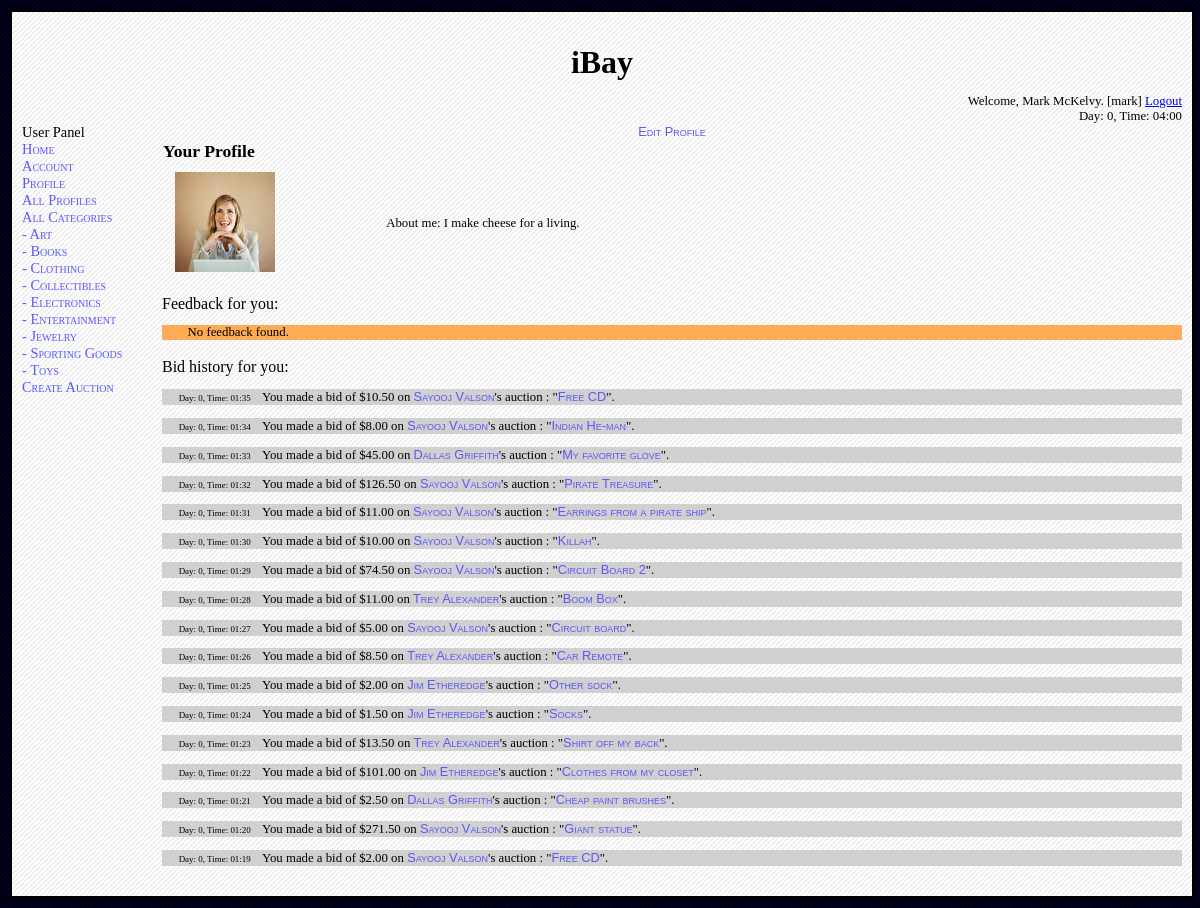
The app's page /source/profile.php (signed in) with its own data.
### tables this page shows
CREATE TABLE `user` (
  `username` varchar(50) NOT NULL default '',
  `password` varchar(50) default NULL,
  `is_admin` tinyint(1) default NULL,
  `realname` varchar(100) default NULL,
  `birth_date` varchar(10) default NULL,
  `shipping_street` varchar(100) default NULL,
  `shipping_city` varchar(50) default NULL,
  `shipping_state` varchar(25) default NULL,
  `shipping_zip` varchar(10) default NULL,
  `phone` varchar(12) default NULL,
  `email` varchar(50) default NULL,
  `card_type` varchar(20) default NULL,
  `card_number` varchar(16) default NULL,
  `card_expire` varchar(5) default NULL,
  `picture` varchar(100) default NULL,
  `description` varchar(250) default NULL,
  PRIMARY KEY  (`username`)
);

CREATE TABLE `bids_on` (
  `username` varchar(50) NOT NULL default '',
  `item_title` varchar(50) NOT NULL default '',
  `item_seller` varchar(50) NOT NULL default '',
  `item_category` varchar(30) NOT NULL default '',
  `item_end_day` int(5) NOT NULL default '0',
  `item_end_hour` int(2) NOT NULL default '0',
  `item_end_minute` int(2) NOT NULL default '0',
  `bid_day` int(5) NOT NULL default '0',
  `bid_hour` int(2) NOT NULL default '0',
  `bid_minute` int(2) NOT NULL default '0',
  `bid_amount` float(7,2) default NULL,
  `display_notification` char(1) default NULL,
  PRIMARY KEY  (`username`,`item_title`,`item_seller`,`item_category`,`item_end_day`,`item_end_hour`,`item_end_minute`,`bid_day`,`bid_hour`,`bid_minute`),
  KEY `item_title` (`item_title`),
  KEY `item_seller` (`item_seller`),
  KEY `item_category` (`item_category`),
  KEY `item_end_day` (`item_end_day`),
  KEY `item_end_hour` (`item_end_hour`),
  KEY `item_end_minute` (`item_end_minute`)
);

### source/dbinfo.php (called while the page is built, shortened)
<?php
class dbinfo_t
{
	var $debug;
	function init ()
	{
		$this->debug = true;
	}
	function query ($q)
	{
		if ($this->debug)
			$result = mysql_query ($q) or die ('BAD QUERY: '.mysql_error ());
		else
			$result = mysql_query ($q);
		return $result;
	}
	function logged_in ()
	{
		return isset ($_SESSION) && isset ($_SESSION['Username']);
	}
	function is_admin ()
	{
		return $this->logged_in () && $_SESSION['Admin'] == 1;
	}
	function username ()
	{
		return $_SESSION['Username'];
	}
	function day ()
	{
		return $_SESSION['Day'];
	}
	function hour ()
	{
		return $_SESSION['Hour'];
	}
	function minute ()
	{
		return $_SESSION['Minute'];
	}
	function get_realname ($username)
	{
		$result = $this->query ("select realname from user where username = '$username'");
		if (mysql_num_rows ($result) == 0)
			return "ERROR";
		else
		{
			$row = mysql_fetch_assoc ($result);
			return $row['realname'];
		}
	}
	function get_userdesc ($username)
	{
		$result = $this->query ("select description from user where username =  '$username'");
		$row = mysql_fetch_assoc ($result);
		return $row['description'];
	}
	function get_picture ($username)
	{
		$result = $this->query ("select picture from user where username = '$username'");
		$row = mysql_fetch_assoc ($result);
		return $row['picture'];
	}
}
?>

### source/profile.php (the view, shortened to what this page needs)
<?php
include_once ("common.php");
$dbinfo = new dbinfo_t();
echo_header($dbinfo);
$current_script = current_script ();
$mode = get("mode");
$user_name = $dbinfo->username();
$home_user = $user_name;
if ($mode == "")
{
	$user_name = $dbinfo->username ();
}
else if ($mode == "view" || $mode == "edit")
{
	$user_name = get("username");
}
if ($mode == "" || $mode == "view" )
{
	if($user_name != $home_user)
		echo href ("$current_script?", "View My Profile");
	else
		echo href ("$current_script?mode=edit&username=$user_name", "Edit Profile");
	$table = new table_common_t();
	$table->init ("profile");
	echo $table->table_begin();
	echo $table->table_head_begin ();
	if($user_name == $home_user)
	{
		echo $table->tr ($table->td ("Your Profile"));
	}
	else
	{
		echo $table->tr ($table->td ($dbinfo->get_realname ($user_name)."'s Profile"));
	}
	echo $table->table_head_end ();
	echo $table->table_body_begin ();
	echo $table->tr ($table->td (local_img ($dbinfo->get_picture($user_name))).
			 $table->td ("About me: " . $dbinfo->get_userdesc($user_name)));
	echo $table->table_body_end ();
	echo $table->table_end();
	if($user_name != $home_user)
		cout ("Feedback for ".$dbinfo->get_realname ($user_name).":");
	else
		cout ("Feedback for you:");
	$result_seller = $dbinfo->query ("select buyer,seller,buyerfeedbackforseller_rating,buyerfeedbackforseller_description from item_listing where seller ='$user_name' and buyerfeedbackforseller_rating!=-1 and buyerfeedbackforseller_description!='' and buyerfeedbackforseller_rating!=-1 order by end_day desc,end_hour desc,end_minute desc");
	$result_buyer = $dbinfo->query("select buyer, seller, sellerfeedbackforbuyer_description from item_listing where buyer = '$user_name' and sellerfeedbackforbuyer_description!=''");
	if(mysql_num_rows($result_seller) == 0 && mysql_num_rows($result_buyer) == 0)
	{
		echo div ("No feedback found.", "feedback");
	}
	if($user_name != $home_user)
		cout ("Bid history for ".$dbinfo->get_realname ($user_name).":");
	else
		cout ("Bid history for you:");
	$result_bid =  $dbinfo->query ("select * from bids_on
where 	username = '$user_name'
order by bid_day, bid_hour, bid_minute desc");
	if(mysql_num_rows($result_bid) == 0)
	{
		echo div ("No bid history found.", "bidhistory");
	}
	else
	{
		while (list ($username, $item_title, $item_seller, $item_category,
			     $item_end_day, $item_end_hour, $item_end_minute,
			     $bid_day, $bid_hour, $bid_minute,
			     $bid_amount)
		       = mysql_fetch_row($result_bid))
		{
			$seller_realname = href ("profile.php?mode=view&username=$item_seller",
						 $dbinfo->get_realname ($item_seller));
			if ($username == $home_user)
				$bidder_realname = "You";
			else
			{
				$bidder_realname = href ("profile.php?mode=view&username=$username",
							 $dbinfo->get_realname ($username));
			}
			echo div (span (format_time ($bid_day, $bid_hour, $bid_minute), "time2").
				  "$bidder_realname  made a bid of \$$bid_amount on $seller_realname's auction : \"".href ("itemlisting.php?mode=view&title=$item_title&seller=$item_seller&category=$item_category&end_day=$item_end_day&end_hour=$item_end_hour&end_minute=$item_end_minute", $item_title)."\".", "bidhistory");
		}
	}
}
echo_footer($dbinfo);
?>

### source/common.php (shortened to what this page needs)
<?php
include_once ("dbinfo.php");
include_once ("table_common.php");
include_once ("list_common.php");
function echo_header ($dbinfo)
{
	$dbinfo->init ();
	$dbinfo->update_all ();
	echo <<<HEREDOC
<!DOCTYPE HTML PUBLIC "-//W3C//DTD HTML 4.01//EN" "http://www.w3.org/TR/html4/strict.dtd">
<html>
<head>
<meta http-equiv="Content-Type" content="text/html; charset=iso-8859-1" />
<title>CMPS 460 DB Project</title>
<link href="style.css" rel="stylesheet" type="text/css" />
</head>
<body>
HEREDOC;
	echo_div ("container");
	echo "iBay";
	end_div ();
	$day = $dbinfo->day () + 0;
	$hour = $dbinfo->hour ();
	$minute = $dbinfo->minute ();
	if ($dbinfo->logged_in ())
	{
		$realname = $dbinfo->realname ();
		$username = $dbinfo->username ();
		$logoutlink = href ("logout.php", "Logout");
		cout ("Welcome, $realname. [$username] $logoutlink");
	}
	else
	{
		$loginlink = href ("login.php", "Login");
		$reglink= href ("registration.php", "Register");
		cout ("Welcome! $loginlink or $reglink");
	}
	echo ("Day: $day, Time: $hour:$minute");
	if ($dbinfo->logged_in ())
	{
		if ($dbinfo->is_admin ())
			$nav = "Admin Panel<br/>";
		else
			$nav = "User Panel<br/>";
		$nav = $nav.li_wrap (href ("index.php", "Home"));
		$nav = $nav.li_wrap (href ("registration.php?mode=view", "Account"));
		$nav = $nav.li_wrap (href ("profile.php", "Profile"));
		$nav = $nav.li_wrap (href ("profile.php?mode=browse", "All Profiles"));
		$nav = $nav.li_wrap (href ("category.php", "All Categories"));
		$nav = $nav.li_wrap (href ("category.php?view=Art", " - Art"));
		$nav = $nav.li_wrap (href ("category.php?view=Books", " - Books"));
		$nav = $nav.li_wrap (href ("category.php?view=Clothing", " - Clothing"));
		$nav = $nav.li_wrap (href ("category.php?view=Collectibles", " - Collectibles"));
		$nav = $nav.li_wrap (href ("category.php?view=Electronics", " - Electronics"));
		$nav = $nav.li_wrap (href ("category.php?view=Entertainment", " - Entertainment"));
		$nav = $nav.li_wrap (href ("category.php?view=Jewelry", " - Jewelry"));
		$nav = $nav.li_wrap (href ("category.php?view=Sporting Goods", " - Sporting Goods"));
		$nav = $nav.li_wrap (href ("category.php?view=Toys", " - Toys"));
		$nav = $nav.li_wrap (href ("itemlisting.php?mode=new", "Create Auction"));
		echo ul_wrap ($nav);
	}
}
function echo_footer ($dbinfo)
{
	echo <<<HEREDOC
</body>
</html>
HEREDOC;
}
function current_script ()
{
	return basename ($_SERVER["SCRIPT_NAME"]);
}
function echo_div ($name)
{
	if (empty ($name))
		echo "<div>\n";
	else
		echo "<div id=\"$name\">\n";
}
function end_div ()
{
	echo "</div>\n";
}
function div ($text, $style_name = "")
{
	if (!empty ($style_name))
		$style_name = "id=\"$style_name\"";
	return "<div $style_name>\n$text\n</div>\n";
}
function span ($text, $style_name)
{
	if (!empty ($style_name))
		$style_name = "id=\"$style_name\"";
	return "<span $style_name>\n$text\n</span>\n";
}
function href ($url, $text)
{
	return "<a href=\"$url\">$text</a>";
}
function local_img ($path)
{
	return "<img src=\"images/$path\">";
}
function get ($key)
{
	if (isset ($_GET[$key]))
		$val = $_GET[$key];
	else
		$val = "";
	return $val;
}
function cout ($str)
{
	echo "$str"."<br/>\n";
}
function format_time ($day, $hour, $minute, $prefix_zeros_to_day = false)
{
	$day += 0;
	$hour += 0;
	$minute += 0;
	if ($hour < 10)
	{
		$hour = "0".$hour;
	}
	return "Day: $day, Time: $hour:$minute";
}
?>

### source/style.css (style rules this page uses)
body { background: url(images/stripe_blue.png) top repeat; background-color: #000000; text-align: center; margin: 5px; padding: 5px; }
#container { margin: 0 auto; width: 100%; margin-top: 0px; padding: 0px; text-align: left; background: url(images/stripe_white.png) top repeat; background-color: #ffffff; border: 2px solid #000000; }
#header { position: relative; margin: 0px; padding-top: 1em; text-align: center; font-size: 2em; font-weight: bold; #border: 1px dotted navy; }
#navbar { float: left; position: relative; margin: 0px; padding-top: 0em; padding-left: 10px; text-align: left; width: 140px; font-size: 0.9em; #border: 1px dotted navy; }
#navbar li a { position: relative; color: #5A58F8; font-family: Verdana; font-variant: small-caps; text-decoration: none; }
#content { position: relative; color: #000000; font-family: serif; font-variant: normal; font-weight: normal; text-decoration: none; margin-left: 150px; margin-right: 10px; #border: 1px dotted navy; min-height: 500px; padding-bottom: 30px; padding-top: 0px; margin-top: 0em; }
#content a { font-family: sans-serif; font-size: 1em; font-variant: small-caps; color: #5A58F8; text-decoration: none; }
#status { position: relative; margin: 0px; padding-top: 1em; padding-right: 10px; text-align: right; font-size: 0.8em; #border: 1px dotted navy; }
#scriptstatus { position: relative; margin: 0px; text-align: center; font-size: 0.8em; }
#time2 { position: relative; color: black; font-size: 0.7em; left: -1em; }
#feedback { position: relative; margin-top: 1em; padding-left: 2em; text-align: left; font-size: 0.8em; background-color: #ffaa55; #border: 1px dotted navy; }
#bidhistory { position: relative; margin-top: 1em; padding-left: 2em; text-align: left; font-size: 0.8em; background-color: #d0d0d0; #border: 1px dotted navy; }
tbody.profile img { max-width: 100px; border: 0px; }

### records on screen
user: picture (picture)
bids_on: text "Day: 0, Time: 01:35", user.realname "Sayooj Valson Free CD"
bids_on: text "Day: 0, Time: 01:34", user.realname "Sayooj Valson Indian He-man"
bids_on: text "Day: 0, Time: 01:33", user.realname "Dallas Griffith My favorite glove"
bids_on: text "Day: 0, Time: 01:32", user.realname "Sayooj Valson Pirate Treasure"
bids_on: text "Day: 0, Time: 01:31", user.realname "Sayooj Valson Earrings from a pirate ship"
bids_on: text "Day: 0, Time: 01:30", user.realname "Sayooj Valson Killah"
bids_on: text "Day: 0, Time: 01:29", user.realname "Sayooj Valson Circuit Board 2"
bids_on: text "Day: 0, Time: 01:28", user.realname "Trey Alexander Boom Box"
bids_on: text "Day: 0, Time: 01:27", user.realname "Sayooj Valson Circuit board"
bids_on: text "Day: 0, Time: 01:26", user.realname "Trey Alexander Car Remote"
bids_on: text "Day: 0, Time: 01:25", user.realname "Jim Etheredge Other sock"
bids_on: text "Day: 0, Time: 01:24", user.realname "Jim Etheredge Socks"
bids_on: text "Day: 0, Time: 01:23", user.realname "Trey Alexander Shirt off my back"
bids_on: text "Day: 0, Time: 01:22", user.realname "Jim Etheredge Clothes from my closet"
bids_on: text "Day: 0, Time: 01:21", user.realname "Dallas Griffith Cheap paint brushes"
bids_on: text "Day: 0, Time: 01:20", user.realname "Sayooj Valson Giant statue"
bids_on: text "Day: 0, Time: 01:19", user.realname "Sayooj Valson Free CD"

### other values on screen
$str "Welcome, Mark McKelvy. [mark] Feedback for you: Bid history for you:"
$text "Logout Home Account Profile All Profiles All Categories - Art - Books - Clothing - Collectibles - Electronics - Entertainment - Jewelry - Sporting Goods - Toys Create Auction Edit Profile"
$day "0"
$hour "04"
$minute "00"
$s "Your Profile About me: I make cheese for a living."
$text "No feedback found."
